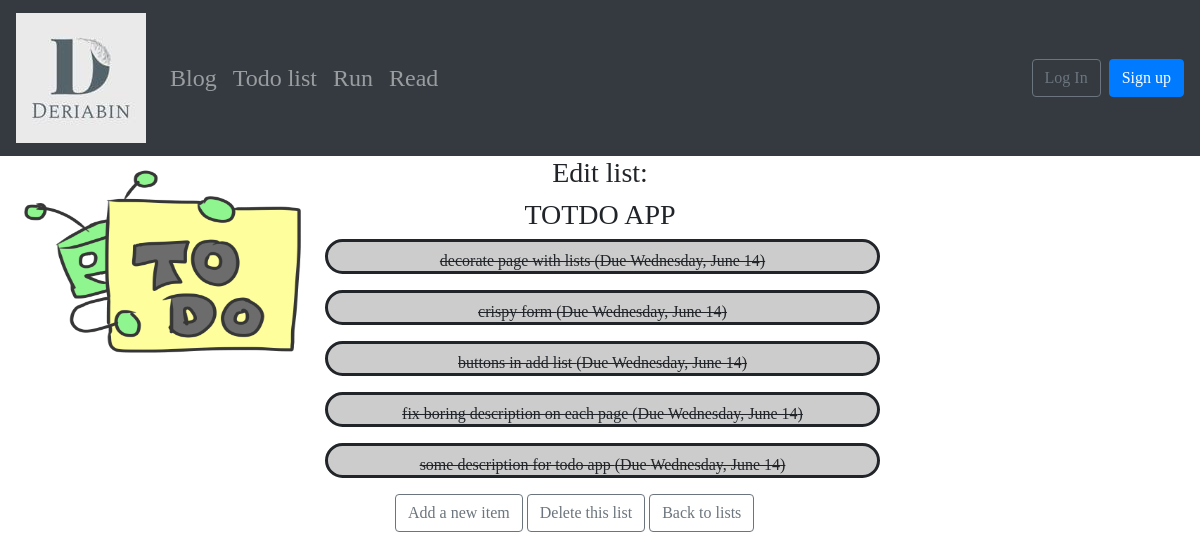
/list/11/, run on the app's committed database.
### todo_app/models.py (models this page shows, shortened)
class ToDoList(models.Model):
    title = models.CharField(max_length=100, unique=True)

class ToDoItem(models.Model):
    title = models.CharField(max_length=100)
    description = models.TextField(null=True, blank=True)
    created_date = models.DateTimeField(auto_now_add=True)
    due_date = models.DateTimeField(default=one_week_hence)
    todo_list = models.ForeignKey(ToDoList, on_delete=models.CASCADE)
    is_done = models.BooleanField(default=False)
    class Meta:
        ordering = ["due_date"]

### todo_app/views.py (the view)
# urls.py: path("list/<int:list_id>/", views.ItemListView.as_view(), name="list"),
class ItemListView(ListView):
    model = ToDoItem
    template_name = "todo_app/todo_list.html"
    def get_queryset(self):
        return ToDoItem.objects.filter(todo_list_id=self.kwargs["list_id"])
    def get_context_data(self):
        context = super().get_context_data()
        context["todo_list"] = ToDoList.objects.get(id=self.kwargs["list_id"])
        return context

### templates/todo_app/todo_list.html (shortened to what this page needs)
{% extends "base.html" %}
{% load static %}
{% block content %}
<img class="td" src="{% static 'images/lf.png' %}">
<div>
    <div>
        <div>
            <h3 class="h3">Edit list:</h3>
            <h3 class="h3">{{ todo_list.title | upper }}</h3>
        </div>
            {% for todo in object_list %}
            {% if todo.is_done %}
                    <div
                        class="list-todo"
                        role="button"
                        onclick="location.href= '{% url "item-update" todo_list.id todo.id %}'">
                        <p class="btn"><s>{{ todo.title }}
                            (Due {{ todo.due_date | date:"l, F j" }}) </s></p>
                </div>
           {% endif %}
            {% empty %}
            <p><center>There are no to-do items in this list.</center></p>
            {% endfor %}
  <div class="flor-but">
            <button type="button" onclick="location.href='{% url "item-add" todo_list.id %}'"
                class="btn btn-outline-secondary" >Add a new item</button>
            <button type="button" onclick="location.href='{%  url "list-delete" todo_list.id  %}'"
                class="btn btn-outline-secondary" >Delete this list </button>
            <button type="button" onclick="location.href='{% url "index" %}'"
                class="btn btn-outline-secondary" >Back to lists</button>
</div>
{% endblock %}

### static/css/base.css (style rules this page uses)
body { font-family: "Ubuntu"; }
.list-todo { background-color: #cccccc; border: solid; border-radius: 30px; width: 50%; height: 35px; text-align: center; vertical-align: middle; margin-left: 280px; }
.h3 { text-align: center; }
.flor-but { margin-left: 350px; }
.td { position: fixed; width: 30%; height: 30%; left: 0; }

### data on the page
ToDoList: title "TOTDO APP"
ToDoItem: title "decorate page with lists", due_date "Wednesday, June 14"
ToDoItem: title "crispy form", due_date "Wednesday, June 14"
ToDoItem: title "buttons in add list", due_date "Wednesday, June 14"
ToDoItem: title "fix boring description on each page", due_date "Wednesday, June 14"
ToDoItem: title "some description for todo app", due_date "Wednesday, June 14"
